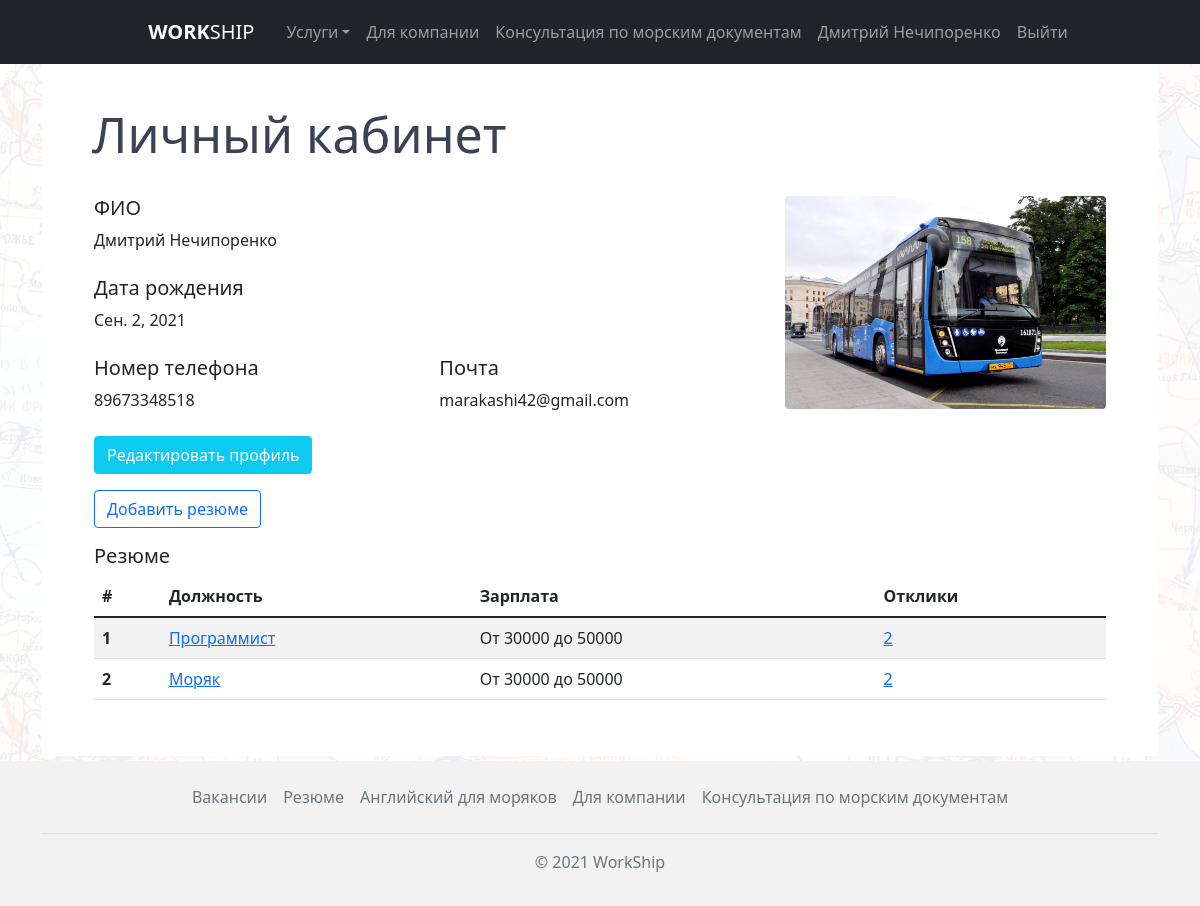
The page /personalaccount/ (signed in) on the database its author committed.
### main/models.py (models this page shows)
class Profile(models.Model):
    user = models.OneToOneField(User, on_delete=models.CASCADE)
    is_company = models.BooleanField(verbose_name='Это компания', default=False)
    company_name = models.CharField(verbose_name='Название компании', max_length=255, null=True, blank=True)
    patronymic = models.CharField(verbose_name='Отчество', max_length=255, null=True, blank=True)
    photo = models.ImageField(verbose_name='Изображение профиля', upload_to=image_directory_path, storage=image_storage, default='defaultuser.png')
    country = models.CharField(verbose_name='Страна', max_length=100, blank=True)
    city = models.CharField(verbose_name='Город', max_length=100, blank=True)
    phone_number = models.CharField(verbose_name='Номер телефона', max_length=12, null=True)
    birthdate = models.DateField(verbose_name='Дата рождения', default=datetime.date.today, null=True)

### summaries/models.py (models this page shows, shortened)
class Summary(models.Model):
    user = models.ForeignKey(User, on_delete=models.CASCADE)
    name = models.CharField('Название', max_length=255)
    job = models.CharField('Должность', max_length=255)
    city = models.CharField('Город', max_length=255)
    salary_min = models.CharField('Зарплата от', max_length=255)
    salary_max = models.CharField('Зарплата до', max_length=255)
    extra = models.TextField('Дополнительно', default='Без описания')
    image = models.ImageField(upload_to=image_directory_path, storage=image_storage, default='defaultuser.png')
    time_create = models.DateTimeField('Дата создания', auto_now_add=True, null=True)
    time_update = models.DateTimeField('Дата изменения', auto_now=True, null=True)
    is_published = models.BooleanField('Публикация', default=True)
    def get_absolute_url(self):
        return reverse('summaries_detail', kwargs={'summary_id': self.pk})
    class Meta:
        verbose_name = 'Резюме'
        verbose_name_plural = 'Резюме'

### personal_account/views.py (the view, shortened to what this page needs)
# urls.py: path('', personal_account_home, name='personal_account_home'),
@login_required
def personal_account_home(request):
    seaman_profile = Profile.objects.filter(user=request.user)
    company_profile = CompanyProfile.objects.filter(user=request.user)
    if seaman_profile:
        summaries = Summary.objects.filter(user=request.user).annotate(responses_count=Count('vacancyresponses', filter=Q(vacancyresponses__from_company=True)))
        context = {
            'profile': seaman_profile.get(),
            'summaries': summaries
        }
        return render(request, 'personal_account/personal_seaman_account.html', context=context)

### personal_account/templates/personal_account/personal_seaman_account.html (shortened to what this page needs)
{% extends 'main/layout.html' %}
{% block content %}
<div class="container">
      <div class="wrapper">
          <div class="vacancies__header">
            <h2>Личный кабинет</h2>
          </div>
            <div class="container">
                <div class="row">
                    <div class="col-8">
                        <div class="row my-4">
                            <div class="col-12">
                                <h5>ФИО</h5>
                                {{ request.user.get_full_name}}
                            </div>
                        </div>
                        <div class="row my-4">
                            <div class="col-12">
                                <h5>Дата рождения</h5>
                                {{ profile.birthdate }}
                            </div>
                        </div>
                        <div class="row my-4">
                            <div class="col-6">
                                <h5>
                                    Номер телефона
                                </h5>
                                {{ profile.phone_number }}
                            </div>
                            <div class="col-6">
                                <h5>
                                    Почта
                                </h5>
                                {{ request.user.email }}
                            </div>
                        </div>
                        <div class="row">
                            <div class="col-6">
                                <a href="{% url 'edit_seaman' %}" class="btn btn-info text-white">Редактировать профиль</a>
                            </div>
                        </div>
                        <div class="row my-3">
                            <div class="col-6">
                                <a href="{% url 'summary_add' %}" class="btn btn-outline-primary">Добавить резюме</a>
                            </div>
                        </div>
                    </div>
                    <div class="col-4 my-4">
                        {% if profile.photo %}
                        <img src="{{ profile.photo.url }}" class="rounded mx-auto d-block img-fluid" alt="profile photo">
                        {% endif %}
                    </div>
                </div>
                <div class="row my-6">
                    <div class="col-12 my-6">
                        <h5>
                            Резюме
                        </h5>
                        <table class="table table-striped table-hover">
                            <thead>
                                <tr>
                                    <th scope="col">#</th>
                                    <th scope="col">Должность</th>
                                    <th scope="col">Зарплата</th>
                                    <th scope="col">Отклики</th>
                                </tr>
                            </thead>
                            <tbody>
                            {% for summary in summaries %}
                               <tr>
                                    <th scope="row">{{ forloop.counter }}</th>
                                    <td><a href="{{ summary.get_absolute_url }}">{{ summary.job }}</a></td>
                                    <td>От {{ summary.salary_min }} до {{ summary.salary_max }}</td>
                                    <td><a href="{% url 'summaries_responses' summary.id %}">{{ summary.responses_count }}</a></td>
                                </tr>
                          {% endfor %}
                            </tbody>
                        </table>
                    </div>
                </div>
            </div>
      </div>
</div>
{% endblock %}

### main/templates/main/layout.html (shortened to what this page needs)
{% load static %}
<!DOCTYPE html>
<html lang="en">
  <head>
    <link rel="stylesheet" href="https://use.fontawesome.com/releases/v5.15.4/css/all.css">
    <link href="https://cdn.jsdelivr.net/npm/bootstrap@5.1.1/dist/css/bootstrap.min.css" rel="stylesheet">
    <link rel="stylesheet" href="{%  static 'main/style/css/style.css' %}">
  </head>
  <body>
  <div class="bg-map">
    <header class="p-1 bg-dark text-white">
      <div class="container">
        <nav class="navbar sticky-top navbar-expand-lg navbar-dark bg-dark justify-content-md-center">
          <div class="d-flex flex-wrap">
            <a href="{% url 'home' %}" class="navbar-brand h5 d-flex align-items-center mb-2 mb-lg-0 mx-4 text-white text-decoration-none"> <b>WORK</b>SHIP</a>
            <div class="collapse navbar-collapse" id="navbarSupportedContent">
              <ul class="navbar-nav me-auto mb-2 mb-lg-0">
                <li class="nav-item dropdown"><a class="nav-link dropdown-toggle" href="#" id="navbarDropdown" role="button" data-bs-toggle="dropdown" aria-expanded="false">Услуги</a>
                </li>
                <li class="nav-item"><a class="nav-link" href="{% url 'company_home' %}">Для компании</a></li>
                <li class="nav-item"><a class="nav-link" href="{% url 'seaman_home' %}">Консультация по морским документам</a></li>
                {% if request.user.is_authenticated %}
                  {% if request.user.is_staff %}
                    <li class="nav-item"><a class="nav-link" href="{% url 'admin:index' %}">{{ request.user.get_full_name}}</a></li>
                  {% else %}
                    <li class="nav-item"><a class="nav-link" href="{% url 'personal_account_home' %}">{{ request.user.get_full_name}}</a></li>
                  {% endif %}
                  <li class="nav-item"><a class="nav-link" href="{% url 'logout' %}">Выйти</a></li>
                {% else %}
                  <li class="nav-item"><a class="nav-link" href="{% url 'login' %}">Авторизация</a></li>
                {% endif %}
              </ul>
            </div>
        </nav>
      </div>
    </header>
<main>
    {% block content %}
    {% endblock %}
</main>
    <footer class="footer py-3" style="position: absolute; bottom: 0; width: 100%">
      <div class="container">
        <ul class="nav justify-content-center border-bottom pb-3 mb-3">
          <li class="nav-item"><a href="#" class="nav-link px-2 text-muted">Вакансии</a></li>
          <li class="nav-item"><a href="#" class="nav-link px-2 text-muted">Резюме</a></li>
          <li class="nav-item"><a href="#" class="nav-link px-2 text-muted">Английский для моряков</a></li>
          <li class="nav-item"><a href="#" class="nav-link px-2 text-muted">Для компании</a></li>
          <li class="nav-item"><a href="#" class="nav-link px-2 text-muted">Консультация по морским документам</a></li>
        </ul>
        <p class="text-center text-muted">© 2021 WorkShip</p>
      </div>
    </footer>
      </div>
  </body>
</html>

### main/static/main/style/css/style.css (style rules this page uses)
* { padding: 0; margin: 0; -webkit-box-sizing: border-box; box-sizing: border-box; font-family: "Segoe UI", Tahoma, Geneva, Verdana, sans-serif; scroll-behavior: smooth; }
html, body { height: 100%; }
html main, body main { height: 100%; padding-bottom: 150px; }
footer { background-color: #f2f2f2; }
.wrapper { padding: 40px; height: 100%; background-color: #fff; }
.bg-map { position: relative; min-height: 100%; }
.bg-map::after { content: ""; background: url(../../img/map1942.jpg); background-repeat: repeat; -webkit-background-size: auto auto; background-size: auto; opacity: 0.07; top: 0; left: 0; right: 0; bottom: 0; position: absolute; z-index: -10; }
.vacancies__header h2 { font-weight: 400; font-size: 50px; margin-left: 10px; color: #3c4255; }

### rows shown on the page
Profile: birthdate "Сен. 2, 2021", phone_number "89673348518", photo (picture)
Summary: job "Программист", salary_min "30000", salary_max "50000", responses_count "2"
Summary: job "Моряк", salary_min "30000", salary_max "50000", responses_count "2"

### other values the page prints
{{ request.user.get_full_name }} "Дмитрий Нечипоренко"
{{ request.user.email }} "marakashi42@gmail.com"
